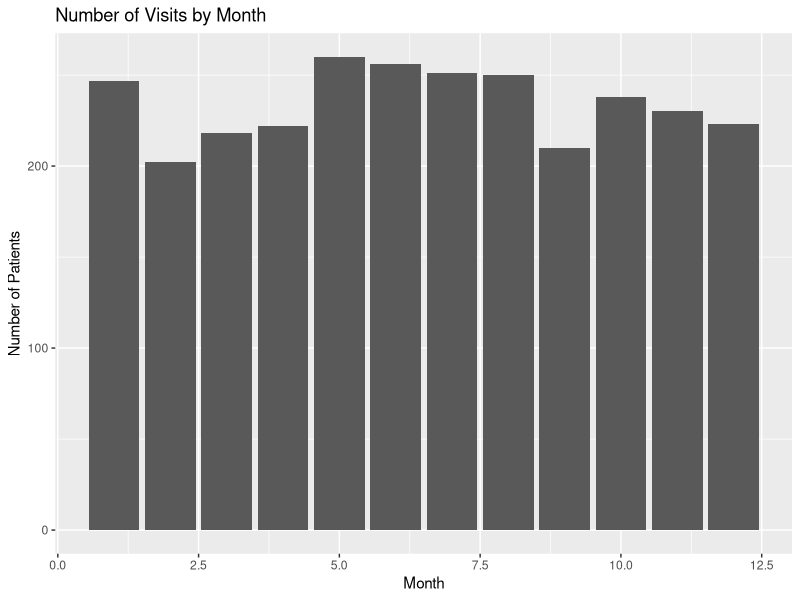
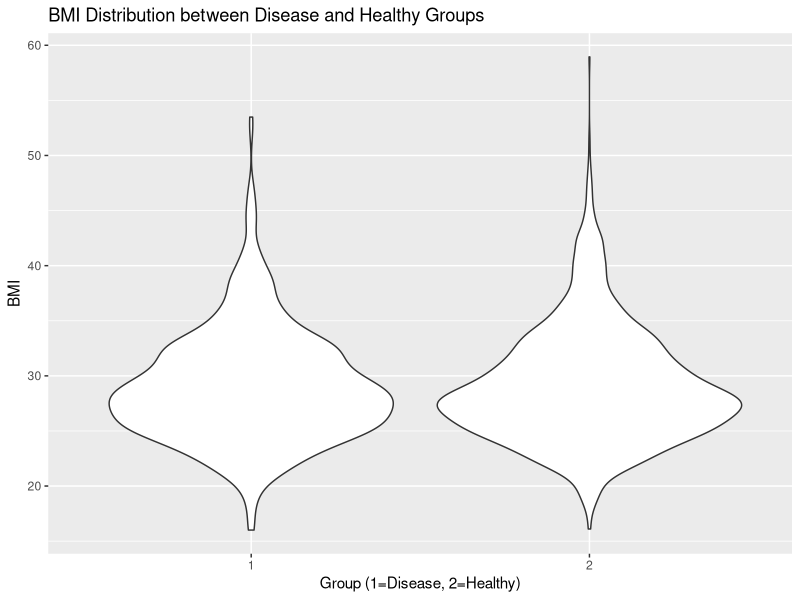
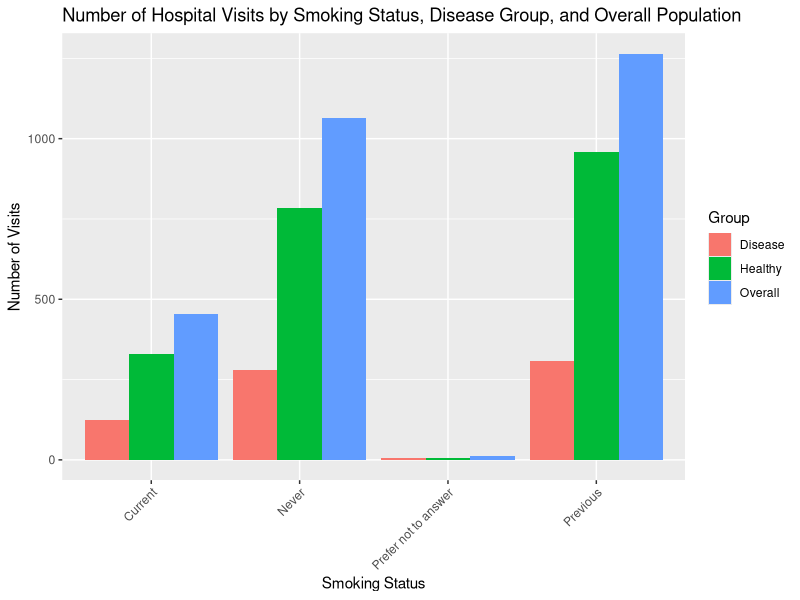

These charts were generated, in order, by the following R code:
## ---- chunk 1
knitr::opts_chunk$set(echo = TRUE)
# Load required libraries
library(dplyr)  # Data manipulation
library(tidyr)  # Data tidying
library(lubridate)  # Date manipulation
library(ggplot2) # plotting
## ---- chunk 2
# Load the data
patient_info <- read.csv("./data/patient_info.csv")
hospital_visit <- read.csv("./data/hospital_visit.csv")

patient_info
hospital_visit
## ---- chunk 3
# Task 1: Replace missing BMI values with the median BMI for the corresponding gender
# Function to replace missing BMI
replace_missing_bmi <- function(data) {
  # Replace missing BMI with median based on gender
  median_bmi <- data %>% group_by(Sex) %>% summarise(median_bmi = median(BMI, na.rm = TRUE))
  data %>% mutate(BMI = ifelse(is.na(BMI), median_bmi$median_bmi[match(Sex, median_bmi$Sex)], BMI))
}

# Replace missing BMI
patient_info_replaced_bmi <- replace_missing_bmi(patient_info)

patient_info_replaced_bmi
## ---- chunk 4
# Task 2: Sanity check and remove samples that do not pass
# Function to clean data with sanity checks
clean_patient_data <- function(data) {
  # Check for age >= 40
  data %>% filter(Age >= 40) %>%
    # Check BMI range
    filter(BMI >= 15 & BMI <= 60) %>%
    # Check valid values in Smoking_status
    filter(Smoking_status %in% c("Never", "Previous", "Current", "Prefer not to answer")) %>%
    # Check for valid Disease factor
    filter(!is.na(Disease))
}

# Clean data
patient_info_clean <- clean_patient_data(patient_info_replaced_bmi)

patient_info_clean
## ---- chunk 5
# Task 3: Calculate the number of visits each patient made since 1/1/2020
hospital_visit_2020 <- hospital_visit %>%
  filter(VisitDate >= as.Date("1/1/2020")) %>%
  group_by(Participant_ID) %>%
  summarise(Number_of_visits = n())

hospital_visit_2020
## ---- chunk 6
# Task 4: Create a summary table and/or chart showing the number of visits for each month
visit_summary <- hospital_visit %>%
  filter(!is.na(VisitDate)) %>%  # Filter out patients with no visits
  mutate(Month = month(as.POSIXlt(VisitDate, format="%d/%m/%Y"))) %>%  # Extract month
  group_by(Month) %>%
  summarise(Number_of_patients = n()) %>%
  arrange(Month) %>%  # Order by month
  filter(!is.na(Month))

visit_summary

# Plotting the number of visits per month
ggplot(visit_summary, aes(x = Month, y = Number_of_patients)) +
  geom_bar(stat = "identity") +
  labs(title = "Number of Visits by Month", x = "Month", y = "Number of Patients")
## ---- chunk 7
# Task 5: Add a new column "age group"
patient_info_with_age_group <- patient_info_clean %>%
  mutate(age_group = case_when(
    Age >= 40 & Age <= 49 ~ "40-49",
    Age >= 50 & Age <= 59 ~ "50-59",
    Age >= 60 & Age <= 69 ~ "60-69",
    TRUE ~ "70+"
  ))

patient_info_with_age_group
## ---- chunk 8
# Task 6: Merge the two files
merged_data <- patient_info_with_age_group %>%
  left_join(hospital_visit_2020, by = "Participant_ID") %>%
  mutate(Number_of_visits = ifelse(is.na(Number_of_visits), 0, Number_of_visits))  # Handle missing visits

merged_data
## ---- chunk 9
# Task 1: Compare BMI between the healthy and disease groups using a box or violin plot
ggplot(merged_data, aes(x = factor(Disease), y = BMI)) +
  geom_violin() +
  labs(title = "BMI Distribution between Disease and Healthy Groups", x = "Group (1=Disease, 2=Healthy)", y = "BMI")

print(
  "A violin plot is used to compare the BMI distributions between the disease and healthy groups. This helps visualize the central tendency and spread of BMI for each group."
)
## ---- chunk 10
# Task 2: Examine if the proportion of smoking status differs between the healthy and disease groups
smoking_vs_disease <- table(merged_data$Smoking_status, merged_data$Disease)
chi2_test <- chisq.test(smoking_vs_disease)

chi2_test

print("The chi-square test evaluates whether the proportions of smoking status categories differ between the disease and healthy groups. The p-value indicates if the observed differences are statistically significant.")
## ---- chunk 11
# Task 3: Analyze the relationship between smoking status and the number of hospital visits, including the overall population

# Calculate the total number of visits by smoking status, disease group, and overall
overall_visits <- merged_data %>%
  group_by(Smoking_status) %>%
  summarise(Number_of_visits = sum(Number_of_visits))

# Calculate the number of visits by smoking status and disease group
group_visits <- merged_data %>%
  group_by(Smoking_status, Disease) %>%
  summarise(Number_of_visits = sum(Number_of_visits)) %>%
  mutate(Group = ifelse(Disease == 1, "Disease", "Healthy"))

# Add the overall population to the group_visits data
group_visits_overall <- overall_visits %>%
  mutate(Group = "Overall")

# Combine the data frames
combined_visits <- bind_rows(group_visits, group_visits_overall)

# Plotting the number of hospital visits by smoking status, disease group, and overall
ggplot(combined_visits, aes(x = Smoking_status, y = Number_of_visits, fill = Group)) +
  geom_bar(stat = "identity", position = "dodge") +
  labs(title = "Number of Hospital Visits by Smoking Status, Disease Group, and Overall Population",
       x = "Smoking Status", y = "Number of Visits") +
  theme(axis.text.x = element_text(angle = 45, hjust = 1))

print("This plot shows the relationship between smoking status and the number of hospital visits for both the disease and healthy groups.")
## ---- chunk 12
# Task 4: Determine if the number of visits is higher in the disease group compared to the healthy group using a one-tailed t-test

# Extract the number of visits for the disease and healthy groups
disease_visits <- merged_data$Number_of_visits[merged_data$Disease == 1]
healthy_visits <- merged_data$Number_of_visits[merged_data$Disease == 2]

# Perform a one-tailed t-test
t_test_result <- t.test(disease_visits, healthy_visits, alternative = "greater")

# Print the p-value
t_test_result

print("The one-tailed t-test is used to determine if the mean number of visits in the disease group is significantly greater than in the healthy group. First I need to extract the number of visits for each group, where disease_visits: Contains the number of visits for patients in the disease group and healthy_visits: Contains the number of visits for patients in the healthy group. Than I need to perform the one-tailed t-test: The t.test() function is used with the argument alternative = 'greater' to specify a one-tailed test where we are testing if the mean number of visits in the disease group is greater than in the healthy group.The p-value indicates whether there is a statistically significant difference in the number of visits between the two groups. If the p-value is less than the significance level (e.g., 0.05), we reject the null hypothesis and conclude that the disease group has a significantly higher number of visits compared to the healthy group.")
## ---- chunk 13
# Task 5: Calculate disease prevalence across different age groups and test if it differs
age_group_disease_prevalence <- merged_data %>%
  group_by(age_group) %>%
  summarise(prevalence = mean(Disease == 1))

age_group_disease_prevalence

age_group_vs_disease <- table(merged_data$age_group, merged_data$Disease)
chi2_test_age_group <- chisq.test(age_group_vs_disease)

chi2_test_age_group$p.value

print("The prevalence of disease is calculated for each age group. The chi-square test determines if there are significant differences in disease prevalence across the age groups. The p-value indicates if the differences are statistically significant.")
